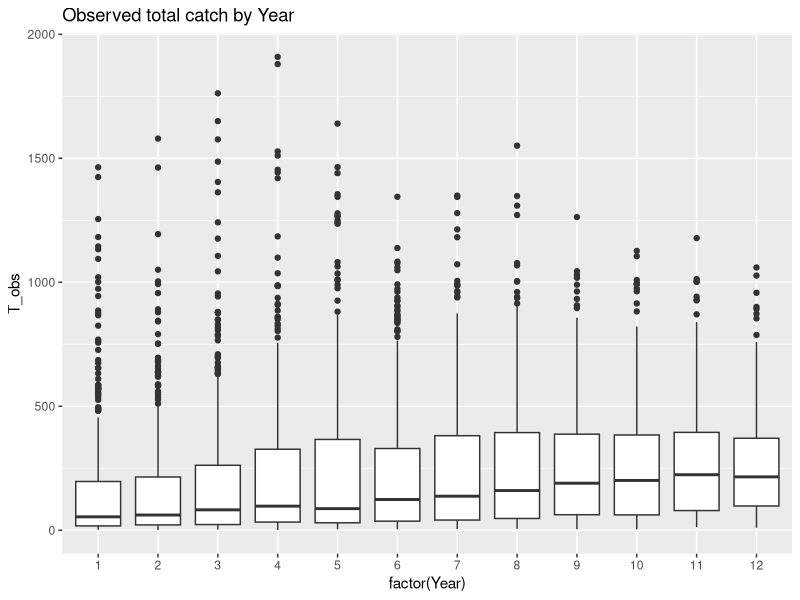
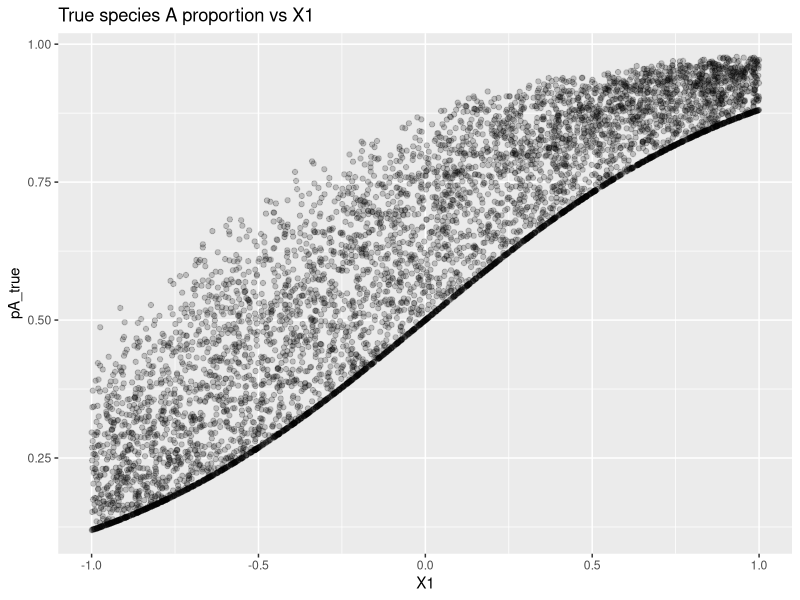
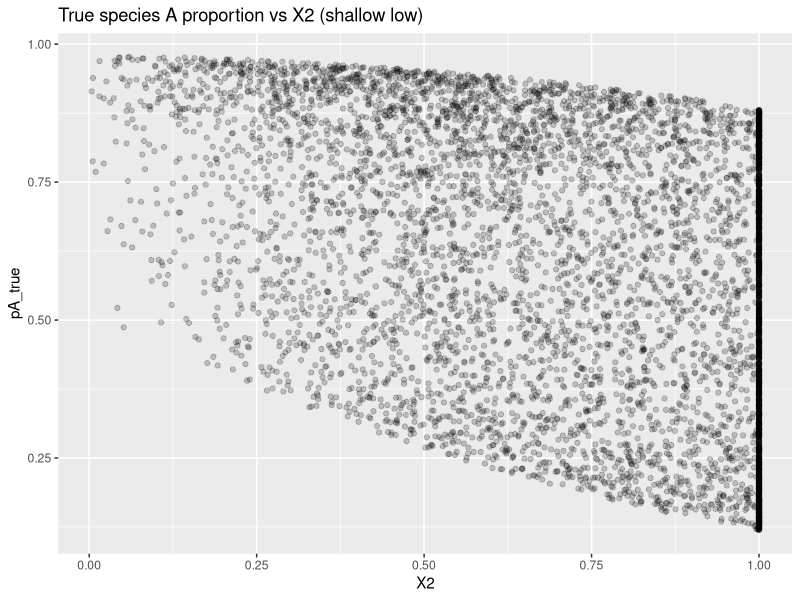
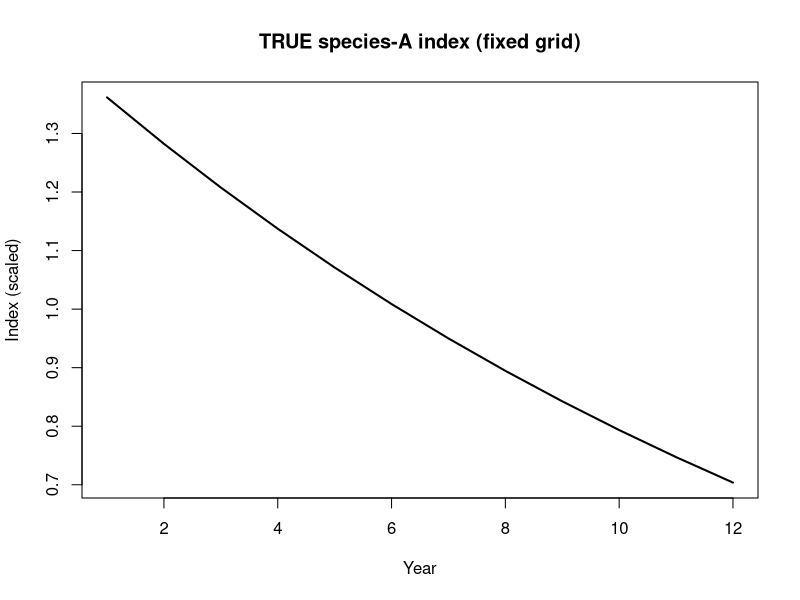
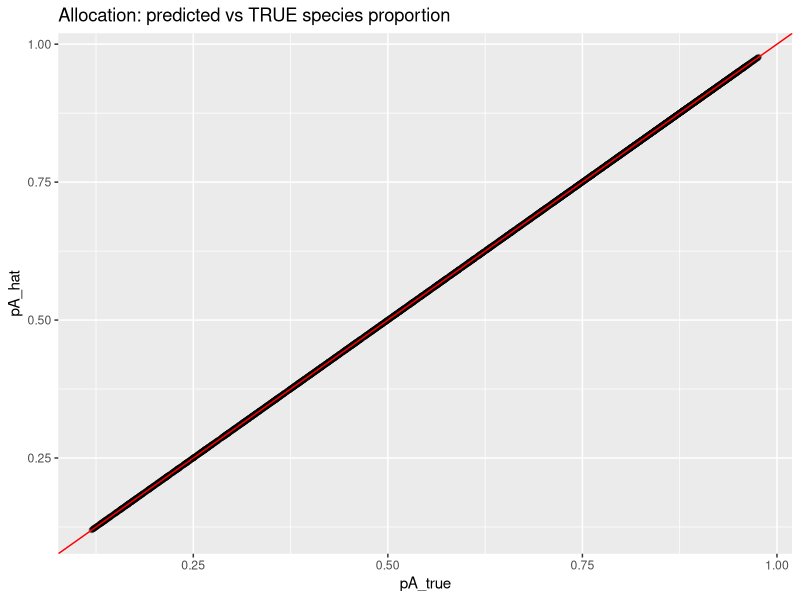
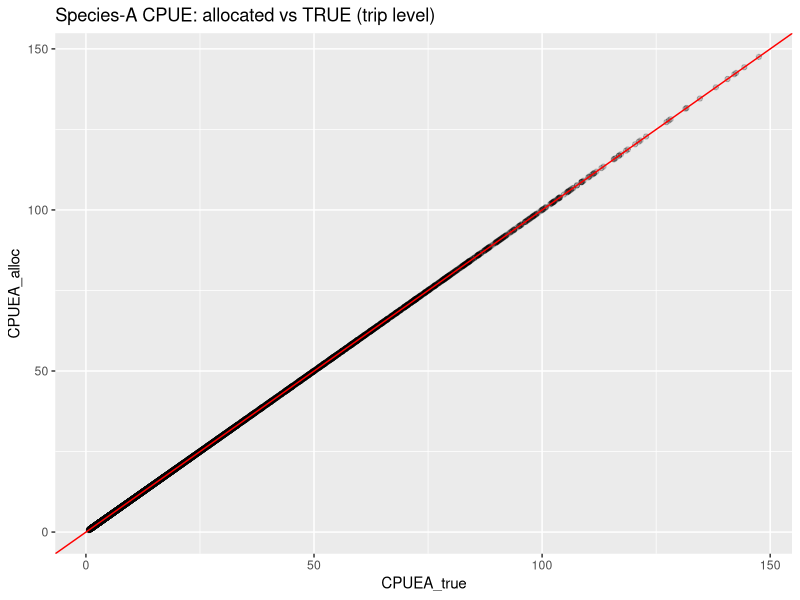
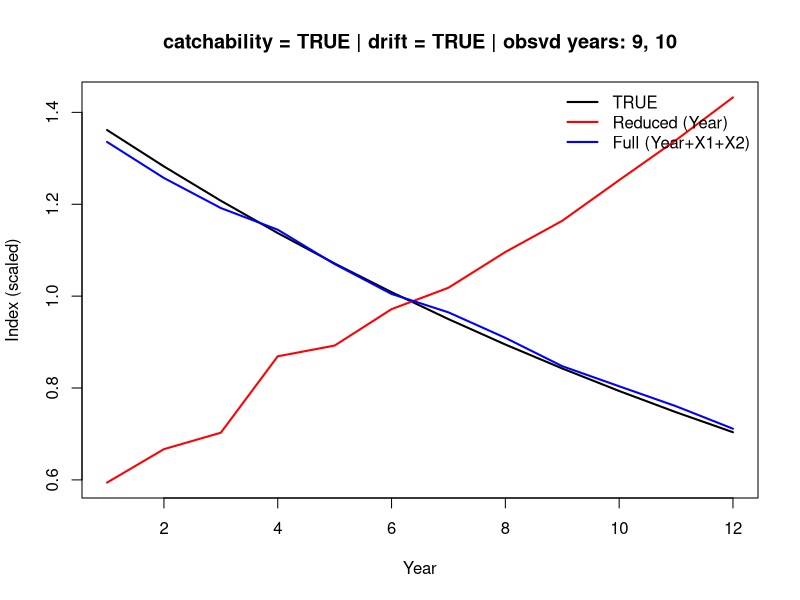
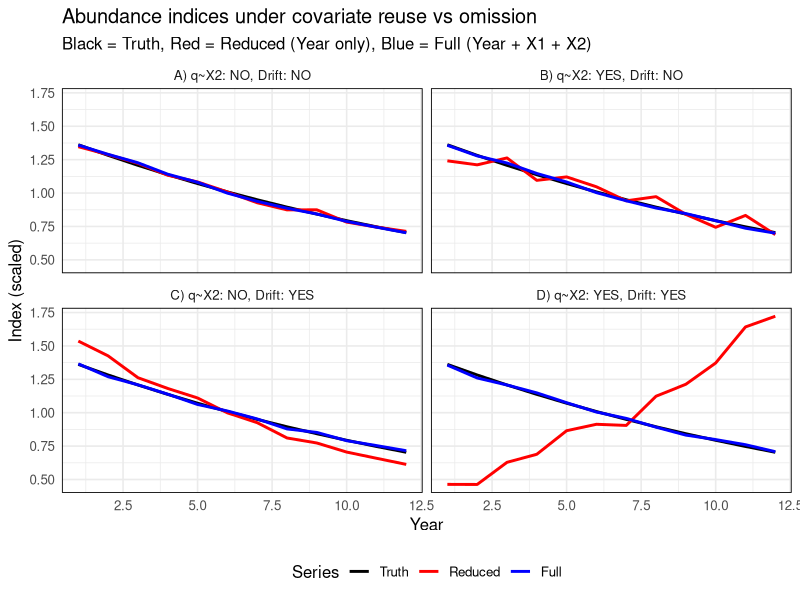

Source code (R) for these figures, in order:
#########################################################
##  Simple simulation testing the impact of covariate  ##
##  sharing in allocation and standardisation models   ##
##            J.A.Smith NSW DPI August 2025            ##
##          Coding assistance from Chat GPT-5          ##
#########################################################

## This simulates fish abundance combining two species (A and B) which have
## different habitat preferences. These preferences are used to split the total
## abundance into the two species. One species is then standardised, with the
## covariates (X1 and X2) used in both models.

## The goal is to see if covariate reuse biases the standardised index, which
## here has a declining trend. We have two switches: one for whether X2 (~depth)
## influences catchability as well as density, and one for whether fishing
## effort drifts into deeper water over time.

## We see that sharing covariates is generally safe in a well specified model
## whereas common situations (like changes in the spatial distribution of
## effort) can bias the index if these covariates are not reused.


library(ggplot2)
library(dplyr)

set.seed(141)


###########################
## 0) Set up the simulation

# Years & trips
n_years      <- 12
years        <- 1:n_years
n_trips_year <- 500

# Spatial covariates
# X1: latitude-like variable (-1 south, +1 north)
# X2: depth-like variable (0 shallow, 1 deep)
make_trips <- function() data.frame(
  Year = rep(years, each = n_trips_year),
  X1   = runif(n_years * n_trips_year, -1, 1),
  X2   = runif(n_years * n_trips_year,  0, 1),
  Eff  = rgamma(n_years * n_trips_year, shape = 5, scale = 1) )  #effort > 0

dat <- make_trips()

# True declining total abundance over time (independent of X)
trend_strength <- -0.06   # decline per year on log scale

# True species A proportion (A vs B) depends on X1 (north+) and shallow (X2 low)
b0 <- 0.0; b1 <- 2.0; b2 <- 2.0 
# p_A = logistic(b0 + b1*X1 + b2*(1 - X2)); so positive b2 means more in shallow

# Catchability: toggle whether depth (X2) affects catchability q
catchability_from_X2 <- TRUE
gamma2 <- 5  # strength of this effect

# Depth drift: toggle if fleet fishes progressively deeper over time
depth_drift    <- TRUE
drift_strength <- 0.5  # 0 = none, 0.5 = moderate, 1 = strong drift to deep

# Apply depth drift if requested (later years have larger X2)
if (depth_drift) {
  year_scaled <- (dat$Year - min(dat$Year)) / (max(dat$Year) - min(dat$Year))  # from 0-1
  dat$X2 <- pmin(1, pmax(0, dat$X2 + drift_strength * year_scaled))
}
aggregate(X2 ~ Year, FUN=mean, data=dat)  # will show deeper trend when depth_drift=T

# Noise levels
obs_noise_sd <- 0.15  # multiplicative lognormal noise on catches


##############################################
## 1) Generate true totals and species catches
# Total “available biomass” for the trip scales with a year trend.
# Catchability q can depend on depth (switch)
# Total catch T is proportional to q × abundance × Effort.
# True species proportion pA depends only on X1,X2 (density drivers)
# Species catches are CA = pA x T, CB = (1-pA) x T

# True year effect on total biomass (declining)
dat$log_B_year <- trend_strength * (dat$Year - min(dat$Year))

# Catchability
dat$log_q <- if (catchability_from_X2) gamma2 * dat$X2 else 0
dat$q     <- exp(dat$log_q)

# Total catch T (lognormal noise)
dat$T_true <- exp(dat$log_B_year) * dat$q * dat$Eff
dat$T_obs  <- dat$T_true * exp(rnorm(nrow(dat), 0, obs_noise_sd))

# True species A proportion
logit <- function(z) log(z/(1-z))  #input prob. output log-odds
ilogit <- function(eta) 1/(1+exp(-eta))  #input linear predictr output prob

dat$pA_true <- ilogit(b0 + b1*dat$X1 + b2*(1 - dat$X2))

# True species catches
dat$CA_true <- dat$pA_true * dat$T_obs
dat$CB_true <- (1 - dat$pA_true) * dat$T_obs

# Species-A CPUE (truth) = C_A / Eff
dat$CPUEA_true <- dat$CA_true / dat$Eff

# Checks
ggplot(dat, aes(factor(Year), T_obs)) + geom_boxplot() + ggtitle("Observed total catch by Year")
ggplot(dat, aes(X1, pA_true)) + geom_point(alpha=.2) + ggtitle("True species A proportion vs X1")
ggplot(dat, aes(X2, pA_true)) + geom_point(alpha=.2) + ggtitle("True species A proportion vs X2 (shallow low)")

## True species A index, using a fixed spatial grid so the index represents
# a standardised compositiom
x1_grid <- seq(-1, 1, length.out = 21)
x2_grid <- seq( 0, 1, length.out = 21)
grid    <- expand.grid(X1 = x1_grid, X2 = x2_grid)

# Expected CPUE_A on the grid each year (using true model)
true_index <- sapply(years, function(y) {
  log_B   <- trend_strength * (y - min(years))
  q_grid  <- if (catchability_from_X2) exp(gamma2 * grid$X2) else 1
  pA_grid <- ilogit(b0 + b1*grid$X1 + b2*(1 - grid$X2))
  # Expected species-A catch per unit effort on grid:
  mean( exp(log_B) * q_grid * pA_grid )
})
true_index <- true_index / mean(true_index)

plot(years, true_index, type="l", lwd=2, col="black",
     ylab="Index (scaled)", xlab="Year", main="TRUE species-A index (fixed grid)")


#########################################
## 2) Observer data only in limited years
# pick 1-2 years and fit a logistic allocation
set.seed(117)

observer_years <- c(9, 10)  # <- only 1–2 years have observers
obs_fraction   <- 0.20  #simply to generate sufficient data

obs_pool <- subset(dat, Year %in% observer_years)
obs_idx  <- sample(seq_len(nrow(obs_pool)), size = round(obs_fraction * nrow(obs_pool)))
obs      <- obs_pool[obs_idx, ]

# Observed species proportions from catches
obs$pA_obs <- with(obs, CA_true / (CA_true + CB_true))
eps <- 1e-6
obs$pA_obs <- pmin(pmax(obs$pA_obs, eps), 1 - eps)  # eps avoids 0/1

# Logistic allocation model (stationary across years)
alloc_fit <- glm(pA_obs ~ X1 + I(1 - X2), data = obs, family = quasibinomial())
summary(alloc_fit)
# ^ quasi used to avoid integer warning, but doesn't matter which is used

# Predict p_hat for all logbook trips all years
dat$pA_hat <- ilogit(predict(alloc_fit, newdata = dat))
ggplot(dat, aes(pA_true, pA_hat)) + geom_point(alpha=.2) +
  geom_abline(col="red") +
  ggtitle("Allocation: predicted vs TRUE species proportion")


###########################################################
## 3) Allocate totals and build species A CPUE for logbooks

# Allocate logbook totals to species using p_hat
dat$CA_alloc <- dat$pA_hat * dat$T_obs
dat$CPUEA_alloc <- dat$CA_alloc / dat$Eff

# Quick diagnostic
ggplot(dat, aes(CPUEA_true, CPUEA_alloc)) +
  geom_point(alpha=.2) + geom_abline(col="red") +
  ggtitle("Species-A CPUE: allocated vs TRUE (trip level)")


##############################################
## 4) CPUE standardisation (two simple models)
# 1. Reduced (Year only): assumes X1, X2 are density-only and already handled
# by allocation and fixed-grid index
# 2. Full (Year + X1 + X2): re-uses covariates in standardisation
# We predict on the same fixed grid each year to compute indices that hold
# spatial composition constant. Fit on log scale for stability

dat$logCPUEA_alloc <- log(dat$CPUEA_alloc + 1e-8)

# Reduced: Year only
mod_red  <- lm(logCPUEA_alloc ~ factor(Year), data = dat)

# Full: Year + X1 + X2 (re-using covariates)
mod_full <- lm(logCPUEA_alloc ~ factor(Year) + X1 + X2, data = dat)

# Index function; predict on fixed grid (same grid each year), average, scale
index_from_lm <- function(fit, years, grid) {
  out <- sapply(years, function(y) {
    nd <- cbind(data.frame(Year = factor(y, levels = years)), grid)
    pred <- predict(fit, newdata = nd)    # log scale
    mean(exp(pred))
  })
  out / mean(out)  #rescale to mean = 1
}

idx_red  <- index_from_lm(mod_red,  years, grid)
idx_full <- index_from_lm(mod_full, years, grid)

# Compare to True Index
plot(years, true_index, type="l", lwd=2, col="black",
     ylim=range(c(true_index, idx_red, idx_full)),
     ylab="Index (scaled)", xlab="Year",
     main=paste0("catchability = ", catchability_from_X2,
                 " | drift = ", depth_drift,
                 " | obsvd years: ", paste(observer_years, collapse=", ")))
lines(years, idx_red,  col="red",  lwd=2)
lines(years, idx_full, col="blue", lwd=2)
legend("topright", c("TRUE", "Reduced (Year)", "Full (Year+X1+X2)"),
       col=c("black","red","blue"), lwd=2, bty="n")


##########################
## 5) Four scenarios and plot
# Same as above but automates four scenarios

# NOTE that removing X1 from the full model has little impact on the index: because
# the fishing effort is uniformly distributed across X1 and constant over years;
# removing X1 doesn’t remove much information about year-to-year CPUE changes

set.seed(333)

# Base values
n_years <- 12
years <- 1:n_years
n_trips_year <- 500
trend_strength <- -0.06
b0 <- 0.0; b1 <- 2.0; b2 <- 2.0
gamma2_default <- 6
obs_noise_sd <- 0.15
drift_strength <- 0.5
ilogit <- function(eta) 1/(1+exp(-eta))

simulate_one <- function(catchability_from_X2 = FALSE,
                         depth_drift = FALSE,
                         gamma2 = gamma2_default) {
  # 0) trips & covariates
  dat <- data.frame(
    Year = rep(years, each = n_trips_year),
    X1   = runif(n_years * n_trips_year, -1, 1),
    X2   = runif(n_years * n_trips_year,  0, 1),
    Eff  = rgamma(n_years * n_trips_year, shape = 5, scale = 1)
  )
  # optional drift
  if (depth_drift) {
    yr_scaled <- (dat$Year - min(dat$Year)) / (max(dat$Year) - min(dat$Year))
    dat$X2 <- pmin(1, pmax(0, dat$X2 + drift_strength * yr_scaled))
  }
  
  # 1) true totals & species split
  dat$log_B_year <- trend_strength * (dat$Year - min(dat$Year))
  dat$log_q <- if (catchability_from_X2) gamma2 * dat$X2 else 0
  dat$q     <- exp(dat$log_q)
  
  dat$T_true <- exp(dat$log_B_year) * dat$q * dat$Eff
  dat$T_obs  <- dat$T_true * exp(rnorm(nrow(dat), 0, obs_noise_sd))
  
  dat$pA_true <- ilogit(b0 + b1*dat$X1 + b2*(1 - dat$X2))
  dat$CA_true <- dat$pA_true * dat$T_obs
  dat$CB_true <- (1 - dat$pA_true) * dat$T_obs
  dat$CPUEA_true <- dat$CA_true / dat$Eff
  
  # 2) true index (fixed grid each year)
  x1_grid <- seq(-1, 1, length.out = 21)
  x2_grid <- seq( 0, 1, length.out = 21)
  grid    <- expand.grid(X1 = x1_grid, X2 = x2_grid)
  true_index <- sapply(years, function(y) {
    log_B   <- trend_strength * (y - min(years))
    q_grid  <- if (catchability_from_X2) exp(gamma2 * grid$X2) else 1
    pA_grid <- ilogit(b0 + b1*grid$X1 + b2*(1 - grid$X2))
    mean( exp(log_B) * q_grid * pA_grid )
  })
  true_index <- true_index / mean(true_index)
  
  # 3) observers (limited years) and allocation model
  observer_years <- c(9, 10)   # two years
  form_alloc <- pA_obs ~ X1 + I(1 - X2)  # correct structure
  obs_fraction <- 0.20
  obs_pool <- subset(dat, Year %in% observer_years)
  obs_idx  <- sample(seq_len(nrow(obs_pool)),
                     size = round(obs_fraction * nrow(obs_pool)))
  obs      <- obs_pool[obs_idx,]
  
  eps <- 1e-6
  obs$pA_obs <- pmin(pmax(obs$CA_true / (obs$CA_true + obs$CB_true), eps), 1-eps)
  
  # Fit allocation
  alloc_fit <- glm(
    form_alloc,
    data = obs,
    family = quasibinomial() )
  
  dat$pA_hat <- plogis(predict(alloc_fit, newdata = dat))
  dat$CA_alloc <- dat$pA_hat * dat$T_obs
  dat$CPUEA_alloc <- dat$CA_alloc / dat$Eff
  
  # 4) CPUE standardisation (log scale), predict over fixed grid
  dat$logCPUEA_alloc <- log(dat$CPUEA_alloc + 1e-8)
  
  mod_red  <- lm(logCPUEA_alloc ~ factor(Year), data = dat)
  mod_full <- lm(logCPUEA_alloc ~ factor(Year) + X1 + X2,  data = dat)
  
  index_from_lm <- function(fit, years, grid) {
    out <- sapply(years, function(y) {
      nd <- cbind(data.frame(Year = factor(y, levels = years)), grid)
      pred <- predict(fit, newdata = nd)     # log scale
      mean(exp(pred))
    })
    out / mean(out)  #rescale to mean = 1
  }
  
  idx_red  <- index_from_lm(mod_red,  years, grid)
  idx_full <- index_from_lm(mod_full, years, grid)
  
  tibble::tibble(
    Year = years,
    Truth = true_index,
    Reduced = idx_red,
    Full = idx_full
  )
}

## Run 4 scenarios
scenarios <- list(
  A = list(catchability_from_X2=FALSE, depth_drift=FALSE, label="A) q~X2: NO, Drift: NO"),
  B = list(catchability_from_X2=TRUE,  depth_drift=FALSE, label="B) q~X2: YES, Drift: NO"),
  C = list(catchability_from_X2=FALSE, depth_drift=TRUE,  label="C) q~X2: NO, Drift: YES"),
  D = list(catchability_from_X2=TRUE,  depth_drift=TRUE,  label="D) q~X2: YES, Drift: YES") )

plot_df <- dplyr::bind_rows(
  lapply(names(scenarios), function(k) {
    sc <- scenarios[[k]]
    out <- simulate_one(sc$catchability_from_X2, sc$depth_drift)
    out |>
      tidyr::pivot_longer(cols = c(Truth, Reduced, Full),
                          names_to = "Series", values_to = "Index") |>
      mutate(Panel = k, PanelLabel = sc$label)
  })
)

# Keep a consistent legend order/colors
plot_df$Series <- factor(plot_df$Series, levels = c("Truth","Reduced","Full"))

# Consistent y-limits across panels
yl <- range(plot_df$Index)

# Four panel plot
p <- ggplot(plot_df, aes(Year, Index, colour = Series)) +
  geom_line(linewidth = 1) +
  scale_colour_manual(values = c(Truth="black", Reduced="red", Full="blue")) +
  facet_wrap(~ PanelLabel, ncol = 2) +
  coord_cartesian(ylim = yl) +
  labs(title = "Abundance indices under covariate reuse vs omission",
       subtitle = "Black = Truth, Red = Reduced (Year only), Blue = Full (Year + X1 + X2)",
       x = "Year", y = "Index (scaled)") +
  theme_minimal(base_size = 12) +
  theme(legend.position = "bottom",
        panel.border = element_rect(colour = "black", fill = NA, linewidth = 0.6))

print(p)
